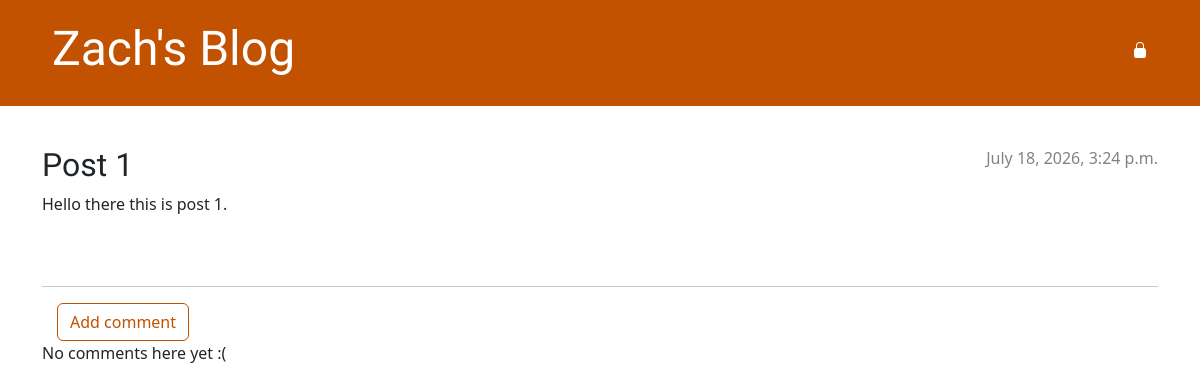
The app's page /post/2/ with its own data.
### blog/models.py (models this page shows, shortened)
class Post(models.Model):
    author = models.ForeignKey(settings.AUTH_USER_MODEL, on_delete=models.CASCADE)
    title = models.CharField(max_length=200)
    text = models.TextField()
    created_date = models.DateTimeField(default=timezone.now)
    published_date = models.DateTimeField(blank=True, null=True)

### blog/views.py (the view)
# urls.py: path('post/<int:pk>/', views.post_detail, name='post_detail'),
def post_detail(request, pk):
    post = get_object_or_404(Post, pk=pk)
    return render(request, 'blog/post_detail.html', {'post': post})

### blog/templates/blog/post_detail.html (shortened to what this page needs)
{% extends 'blog/base.html' %}
{% block content %}
    <article class="post">
        {% if post.published_date %}
            <div class="date">
                {{ post.published_date }}
            </div>
            {% else %}
            <aside class="actions">
                <a class="btn btn-secondary" role="button" href="{% url 'post_publish' pk=post.pk %}">Publish</a>
            </aside>
        {% endif %}
        <h2>{{ post.title }}</h2>
        <p>{{ post.text|linebreaksbr }}</p>
    </article>
    <hr>
    <a class="btn btn-secondary" role="button" href="{% url 'add_comment_to_post' pk=post.pk %}">Add comment</a>
    {% for comment in post.comments.all %}
        {% if user.is_authenticated or comment.approved_comment %}
        <div class="comment">
            <div class="date">
                {{ comment.created_date }}
                {% if not comment.approved_comment %}
                    <a class="btn btn-default" href="{% url 'comment_remove' pk=comment.pk %}">
                    {% include './icons/hand-thumbs-down.svg' %}
                    </a>
                    <a class="btn btn-default" href="{% url 'comment_approve' pk=comment.pk %}">
                    {% include './icons/hand-thumbs-up.svg' %}
                    </a>
                {% endif %}
            </div>
            <strong>{{ comment.author }}</strong>
            <p>{{ comment.text|linebreaks }}</p>
        </div>
        {% endif %}
    {% empty %}
        <p>No comments here yet :(</p>
    {% endfor %}
{% endblock %}

### blog/static/css/blog.css (style rules this page uses)
h1, h2, h3, h4 { font-family: 'Lobster', cursive; }
.date { color: #828282; }
.post { margin-bottom: 70px; }
.post > .date, .post > .actions { float: right; }
.btn-secondary, .btn-secondary:visited { color: #C25100; background: none; border-color: #C25100; margin-left: 15px; }

### records on screen
Post: published_date "July 18, 2026, 3:24 p.m.", title "Post 1", text "Hello there this is post 1."
